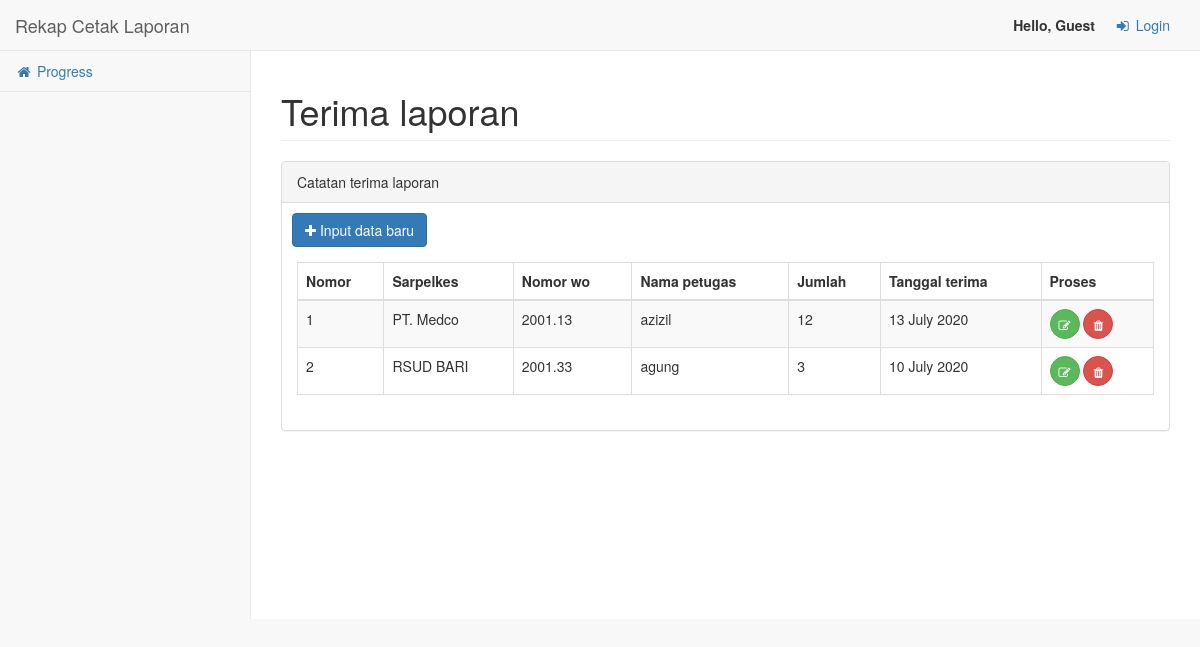
The page /terima on the database as committed earlier.
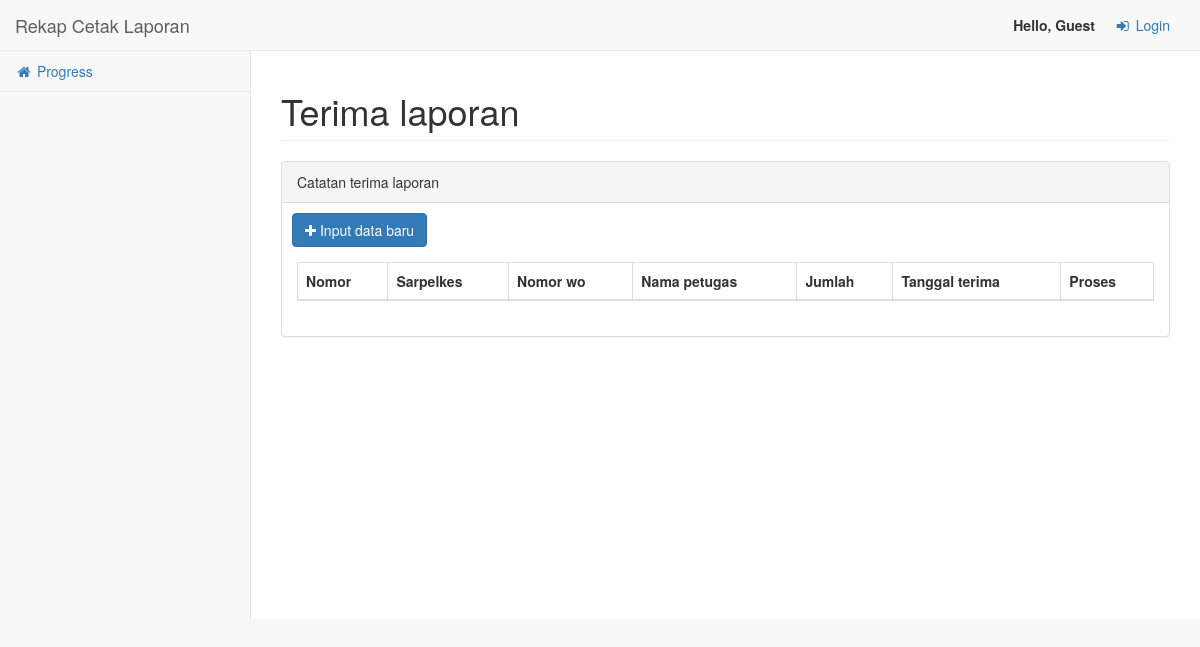
The same page on the database as committed later.
### app/models.py (models this page shows, shortened)
class Terima(db.Model):
    nomor = db.Column(db.Integer, primary_key=True)
    tanggal = db.Column(db.DateTime, index=True, default=datetime.utcnow)
    jumlah = db.Column(db.Integer)
    sarpelkes = db.Column(db.String(55), nullable=False)
    nomorwo = db.Column(db.String(8), nullable=False)
    petugas = db.Column(db.String(25))

### app/terima/routes.py (the view)
@mod.route('/terima')
def index():
    data = Terima.query.all()
    return render_template('log_terima.html', data=data, page='Terima laporan', title='Terima laporan')

### app/templates/log_terima.html (shortened to what this page needs)
{% extends 'base.html' %}
{% block cssTables %}
    <link href="{{ url_for('static', filename='vendor/datatables-plugins/dataTables.bootstrap.css') }}" rel="stylesheet">
    <link href="{{ url_for('static', filename='vendor/datatables-responsive/dataTables.responsive.css') }}" rel="stylesheet">
{% endblock cssTables %}
{% block content %}
<div class="row">
    <div class="col-lg-12">
        <div class="panel panel-default">
            <div class="panel-heading">
                Catatan terima laporan
            </div>
            <a href="{{ url_for('terima.input') }}" class="btn btn-xl btn-primary" style="margin: 10px 10px 0 10px;"><i class="fa fa-plus"></i> Input data baru</a>
            <div class="panel-body">
                <table width="100%" class="table table-striped table-bordered table-hover" id="dataRekap">
                    <thead>
                        <tr>
                            <th>Nomor</th>
                            <th>Sarpelkes</th>
                            <th>Nomor wo</th>
                            <th>Nama petugas</th>
                            <th>Jumlah</th>
                            <th>Tanggal terima</th>
                            <th>Proses</th>
                        </tr>
                    </thead>
                    <tbody>
                    {% for i in data %}
                        <tr>
                            <td>{{ loop.index }}</td>
                            <td>{{ i.sarpelkes }}</td>
                            <td>{{ i.nomorwo }}</td>
                            <td>{{ i.petugas }}</td>
                            <td>{{ i.jumlah }}</td>
                            <td>{{ i.tanggal.strftime("%d %B %Y") }}</td>
                            <td>
                                <a class="btn btn-xs btn-success btn-circle" title="Edit" href="{{ url_for('terima.edit',id=i.nomor) }}"><i class="fa fa-edit"></i></a>
                                <button class="btn btn-danger btn-xs btn-circle" title="Hapus" data-toggle="modal" data-target="#hapus{{ i.nomor }}"><i class="fa fa-trash"></i></button>
                            </td>
                        </tr>
                    {% endfor %}
                    </tbody>
                </table>
            </div>
        </div>
    </div>
</div>
{% endblock content %}

Rows that differ between the two databases and show on the page:
removed Terima: sarpelkes "PT. Medco", nomorwo "2001.13", petugas "azizil", jumlah "12", tanggal "13 July 2020"
removed Terima: sarpelkes "RSUD BARI", nomorwo "2001.33", petugas "agung", jumlah "3", tanggal "10 July 2020"
